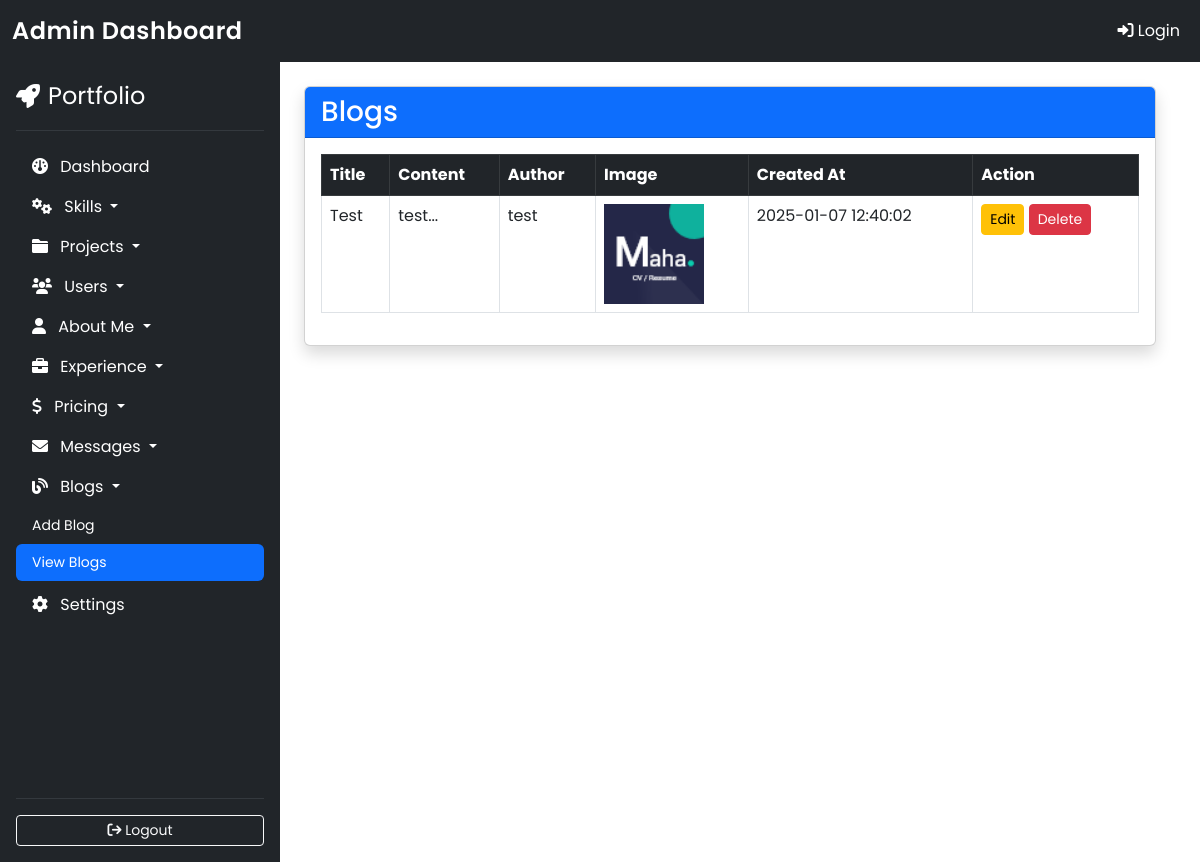
/admin/view_blogs.php, run on the app's committed database.
### tables this page shows
CREATE TABLE `blog_posts` (
  `id` int(11) NOT NULL,
  `title` varchar(255) NOT NULL,
  `content` text NOT NULL,
  `post_date` date NOT NULL,
  `author` varchar(100) NOT NULL,
  `image` varchar(255) NOT NULL,
  `read_more_link` varchar(255) NOT NULL,
  `created_at` timestamp NOT NULL DEFAULT current_timestamp()
);

### admin/view_blogs.php (the view)
<?php
include 'header.php';
include 'config.php';
$query = "SELECT * FROM blog_posts ORDER BY created_at DESC";
$result = $conn->query($query);
?>
<div class="container-fluid">
    <div class="row">
        <?php include('sidebar.php'); ?>
        <div class="col-9 p-4">
            <div class="card shadow">
                <div class="card-header bg-primary text-white">
                    <h3 class="mb-0">Blogs</h3>
                </div>
                <div class="card-body">
                    <table class="table table-hover table-bordered">
                        <thead class="table-dark">
                            <tr>
                                <th>Title</th>
                                <th>Content</th>
                                <th>Author</th>
                                <th>Image</th>
                                <th>Created At</th>
                                <th>Action</th>
                            </tr>
                        </thead>
                        <tbody>
                            <?php while ($row = $result->fetch_assoc()) { ?>
                                <tr>
                                    <td><?= htmlspecialchars($row['title']); ?></td>
                                    <td>
                                        <div style="max-height: 100px; overflow-y: auto;">
                                            <?= nl2br(htmlspecialchars(substr($row['content'], 0, 100))); ?>...
                                        </div>
                                    </td>
                                    <td><?= htmlspecialchars($row['author']); ?></td>
                                    <td><img src="<?= htmlspecialchars($row['image']); ?>" alt="Blog Image" style="width: 100px;"></td>
                                    <td><?= htmlspecialchars($row['created_at']); ?></td>
                                    <td>
                                        <a href="edit_blog.php?id=<?= $row['id']; ?>" class="btn btn-warning btn-sm">Edit</a>
                                        <a href="delete_blog.php?id=<?= $row['id']; ?>" class="btn btn-danger btn-sm" onclick="return confirm('Are you sure you want to delete this blog?');">Delete</a>
                                    </td>
                                </tr>
                            <?php } ?>
                        </tbody>
                    </table>
                </div>
            </div>
        </div>
    </div>
</div>
<?php include('footer.php'); ?>

### admin/header.php (style rules this page uses)
body { font-family: 'Poppins', sans-serif; }

### data on the page
blog_posts: title "Test", content "test", author "test", image (picture), created_at "2025-01-07 12:40:02"
